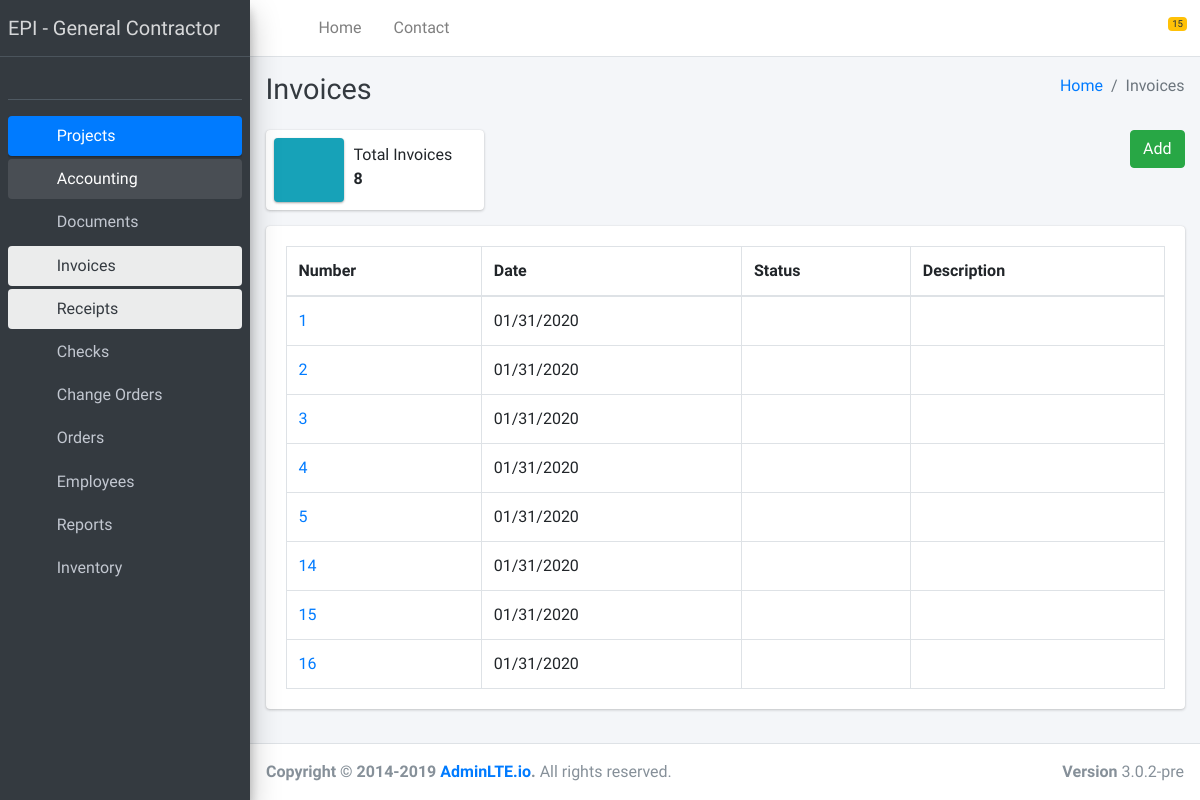
Screenshot of /invoices/ with the database file from the repository.
### invoices/models.py (models this page shows)
class Invoice(models.Model):
    due_date = models.DateField(blank=True, null=True)
    document = models.ForeignKey(Document, models.SET_NULL, blank=True, null=True)
    customer = models.ForeignKey(Customer, models.SET_NULL, blank=True, null=True)
    payments = models.ManyToManyField(Payment)
    created_at = models.DateTimeField(auto_now=True)
    updated_at = models.DateTimeField(auto_now_add=True)

### documents/models.py (models this page shows, shortened)
class Document(models.Model):
    number = models.CharField(max_length=255, blank=True)
    date = models.DateTimeField(blank=True)
    description = models.TextField(blank=True)
    amount = models.FloatField(blank=True, default=0)
    statuses = [
        ('Approved', 'Approved'),
        ('Cleared', 'Cleared '),
        ('Draft ', 'Draft '),
        ('In Process', 'In Process'),
        ('Paid ', 'Paid '),
        ('Pending Cancellation', 'Pending Cancellation'),
        ('Pending Review', 'Pending Review'),
        ('Rejected', 'Rejected'),
        ('Submitting ', 'Submitting '),
        ('Unpaid ', 'Unpaid '),
    ]
    status = models.CharField(max_length=255, choices=statuses, default='Pending Review')
    type = models.ForeignKey(Document_type, models.SET_NULL, blank=True, null=True)
    files = models.ManyToManyField(Files_storage)
    created_at = models.DateTimeField(auto_now=True)
    updated_at = models.DateTimeField(auto_now_add=True)

### invoices/views.py (the view)
def index(request, template_name='invoices/index.html'):
    list = Invoice.objects.filter()
    data = {
        'list': list
    }
    return render(request, template_name, data)

### templates/invoices/index.html (shortened to what this page needs)
{% extends 'base.html' %}
{% load static %}
{% block content %}
  <div class="content-wrapper">
    <div class="content-header">
      <div class="container-fluid">
        <div class="row mb-2">
          <div class="col-sm-6">
            <h1 class="m-0 text-dark">Invoices</h1>
          </div>
          <div class="col-sm-6">
            <ol class="breadcrumb float-sm-right">
              <li class="breadcrumb-item"><a href="#">Home</a></li>
              <li class="breadcrumb-item active">Invoices</li>
            </ol>
          </div>
        </div>
      </div>
    </div>
    <section class="content">
      <div class="container-fluid">
        <div class="row">
          <div class="col-12 col-sm-6 col-md-3">
            <div class="info-box">
              <span class="info-box-icon bg-info elevation-1"><i class="far fa-money-bill-alt"></i></span>
              <div class="info-box-content">
                <span class="info-box-text">Total Invoices</span>
                <span class="info-box-number">
                    {{ list.count }}
                </span>
              </div>
            </div>
          </div>
            <div class="col-12 col-sm-6 col-md-3 offset-md-6 text-right">
                <a href="{% url 'invoice_create' %}" class="btn btn-success">Add</a>
            </div>
        </div>
          <div class="row">
          <div class="col-12">
          <div class="card">
              <div class="card-body">
                <table id="inspection_table" class="table table-bordered table-condensed">
                  <thead>
                    <tr>
                        <th>Number</th>
                        <th>Date</th>
                        <th>Status</th>
                        <th>Description</th>
                    </tr>
                  </thead>
                  <tbody>
                    {% for item in list %}
                    <tr>
                        <td><a href="{% url 'invoice_read' item.id %}">{{ item.document.number }}</a></td>
                        <td>{{ item.document.date|date:'m/d/Y' }}</td>
                        <td>{{ item.status }}</td>
                        <td>{{ item.document.description|slice:100 }}</td>
                    </tr>
                  {% endfor %}
                  </tbody>
                </table>
              </div>
            </div>
          </div>
        </div>
      </div>
    </section>
  </div>
{% endblock content %}

### rows the page displays
Invoice: document.number "1", document "01/31/2020"
Invoice: document.number "2", document "01/31/2020"
Invoice: document.number "3", document "01/31/2020"
Invoice: document.number "4", document "01/31/2020"
Invoice: document.number "5", document "01/31/2020"
Invoice: document.number "14", document "01/31/2020"
Invoice: document.number "15", document "01/31/2020"
Invoice: document.number "16", document "01/31/2020"

### other values shown
{{ list.count }} "8"
